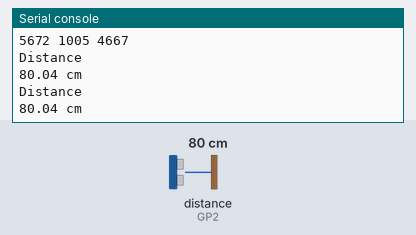
Simulated run of this program. Board: Raspberry Pi Pico running MicroPython. Shown: the last lines printed to the serial console. The test bench sets the inputs (shaded band); at power-on: distance to the obstacle (sensor on GP2) 80 cm. The echo pulse lasts 58.3 µs per cm.

Above: at 1.2 s.
1.3 s: distance to the obstacle (sensor on GP2) set to 2 cm
At 2.8 s:
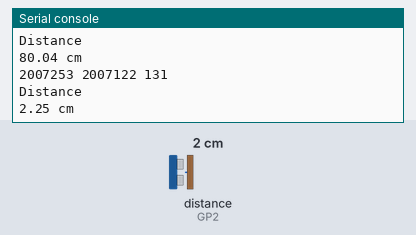
4.0 s: distance to the obstacle (sensor on GP2) set to 4 cm
At 4.4 s:
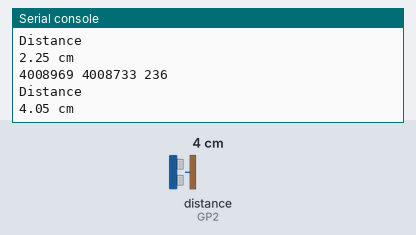
Timing chart, 0 to 7.0 s (numbered marks = the images above; inputs shaded):
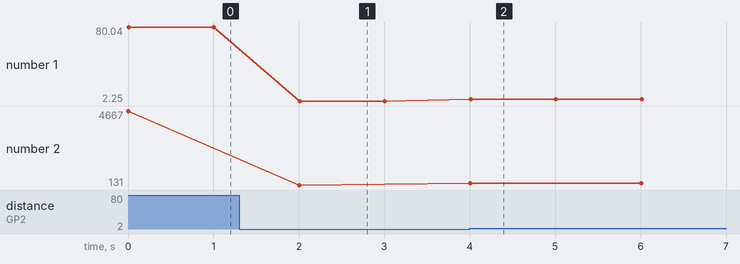

The program:

calibratehcsr04.py
```python
from machine import Pin, I2C
from time import sleep, sleep_us, ticks_us
trigger = Pin(3, Pin.OUT)
echo = Pin(2, Pin.IN)

def getdistance():
    #setting up the sensor
    timepassed=0
    trigger.low()
    sleep_us(2)

    trigger.high()
    sleep_us(10)
    trigger.low()

    while echo.value() == 0:
        signaloff = ticks_us()

    while echo.value() == 1:
        signalon = ticks_us()

    timepassed = signalon - signaloff
    print(signalon, signaloff,timepassed)

    #speed of sound is 343 meters / seconds so is 34300 cm / second
    #timepassed is in microseconds, to convert to seconds divide by 1000000
    distance_cm = ((timepassed/1000000) * 34300) / 2
    distance_cm = round(distance_cm,2)

    print("Distance")
    print(str(distance_cm)+" cm")
    sleep(1)

    return distance_cm


while True:
    #Formula to calculate distance D = T x S
    distance = getdistance() #in microseconds
    print("Distance")
    print(str(distance)+" cm")
    sleep(1)
    
```

Measured:
- after the input at 1.3 s, the serial console: prints a new line after 0.71 s (image 1)
- after the input at 4.0 s, the serial console: prints a new line at once (image 2)
- plotted number 1: 80.04 → 2.25 after the input at 1.3 s, 2.25 → 4.05 after the input at 4.0 s
- plotted number 2: 4667 → 131 after the input at 1.3 s, 131 → 236 after the input at 4.0 s
